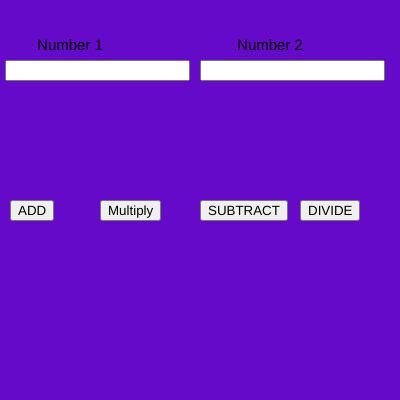
Frame 1 (no input)
Frame 60 (no input): identical to frame 1, image omitted
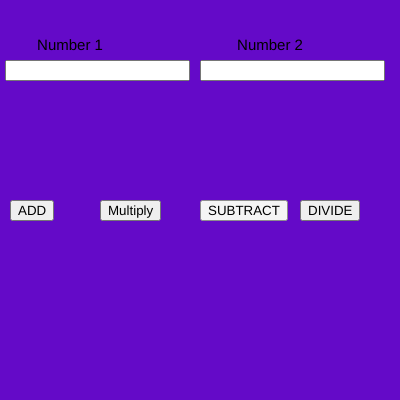
Frame 120 (the mouse pressed at the canvas centre since frame 60)

The p5.js sketch that drew these frames (run headless with seeded random() and noise() and a simulated clock; from frame 60 on, the mouse is pressed at the canvas centre):

// p5.js sketch
// ── sketch.js
var n1,n2;
var b1,b2,b3,b4;
var  num1,num2

function setup() {
  
  createCanvas(400, 400);
  
  num1 = createInput();
  num1.position(5, 60);
  
  num2 = createInput();
  num2.position(200, 60);
  
  b1 = createButton("ADD");
  b1.position(10, 200);
  b1.mousePressed(add);
  
  b2 = createButton("Multiply");
  b2.position(100, 200);
  b2.mousePressed(mul);

  b3 = createButton("SUBTRACT");
  b3.position(200,200);
  b3.mousePressed(sub);

  b4 = createButton("DIVIDE");
  b4.position(300,200)
  b4.mousePressed(div)
  
  textAlign(CENTER);
  textSize(15);
}

function draw() {
  background(100,10,200)
  text("Number 1",70,50)
  text("Number 2",270,50)
  
n1=parseInt(num1.value())
n2=parseInt(num2.value())
}
function add(){
console.log(n1+n2)
}

function sub(){
console.log(n1-n2)
}

function mul(){
console.log(n1*n2)
}

function div(){
console.log(n1/n2)
}
